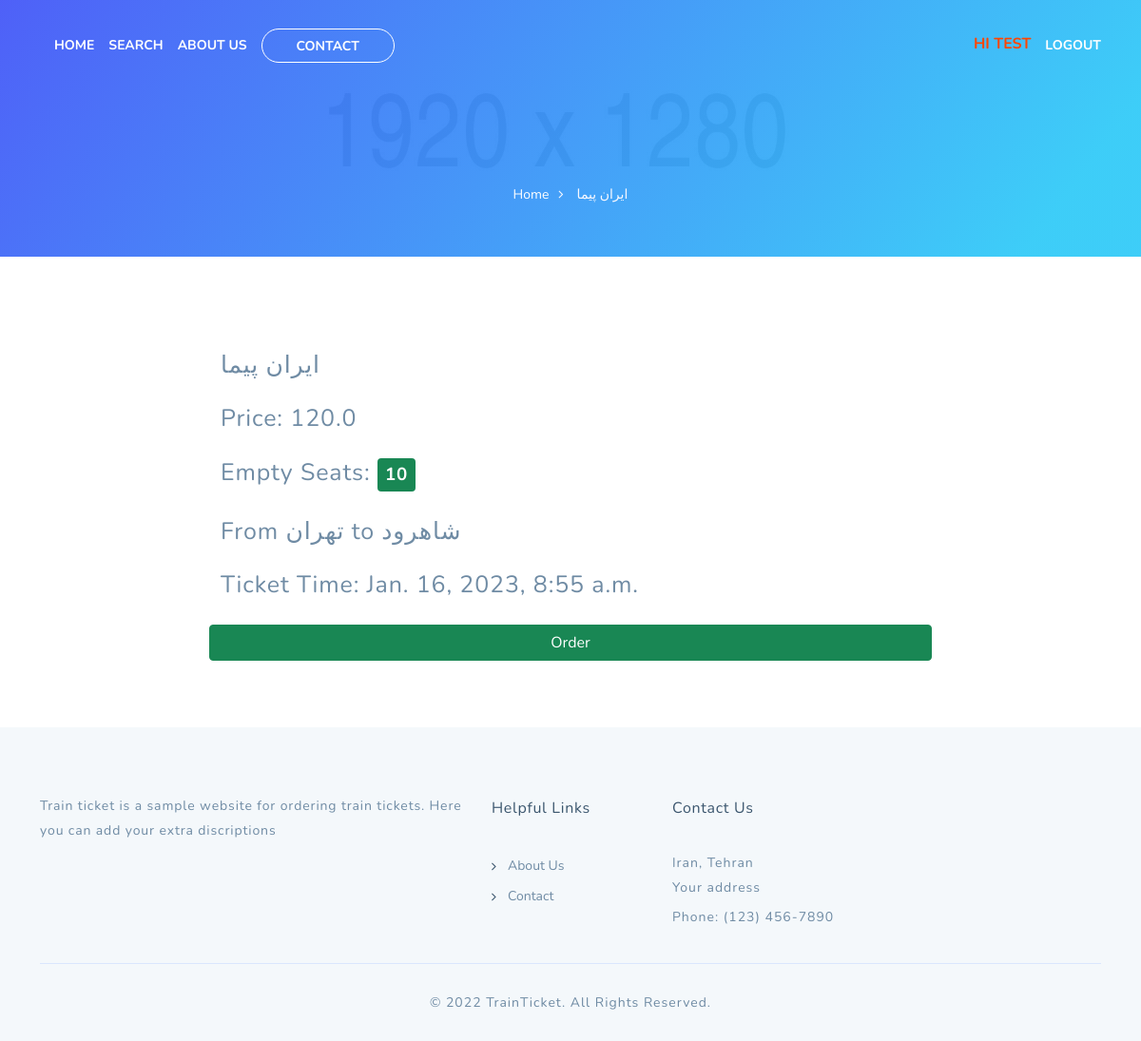
Before: /reservation/4 (signed in) with the older database file.
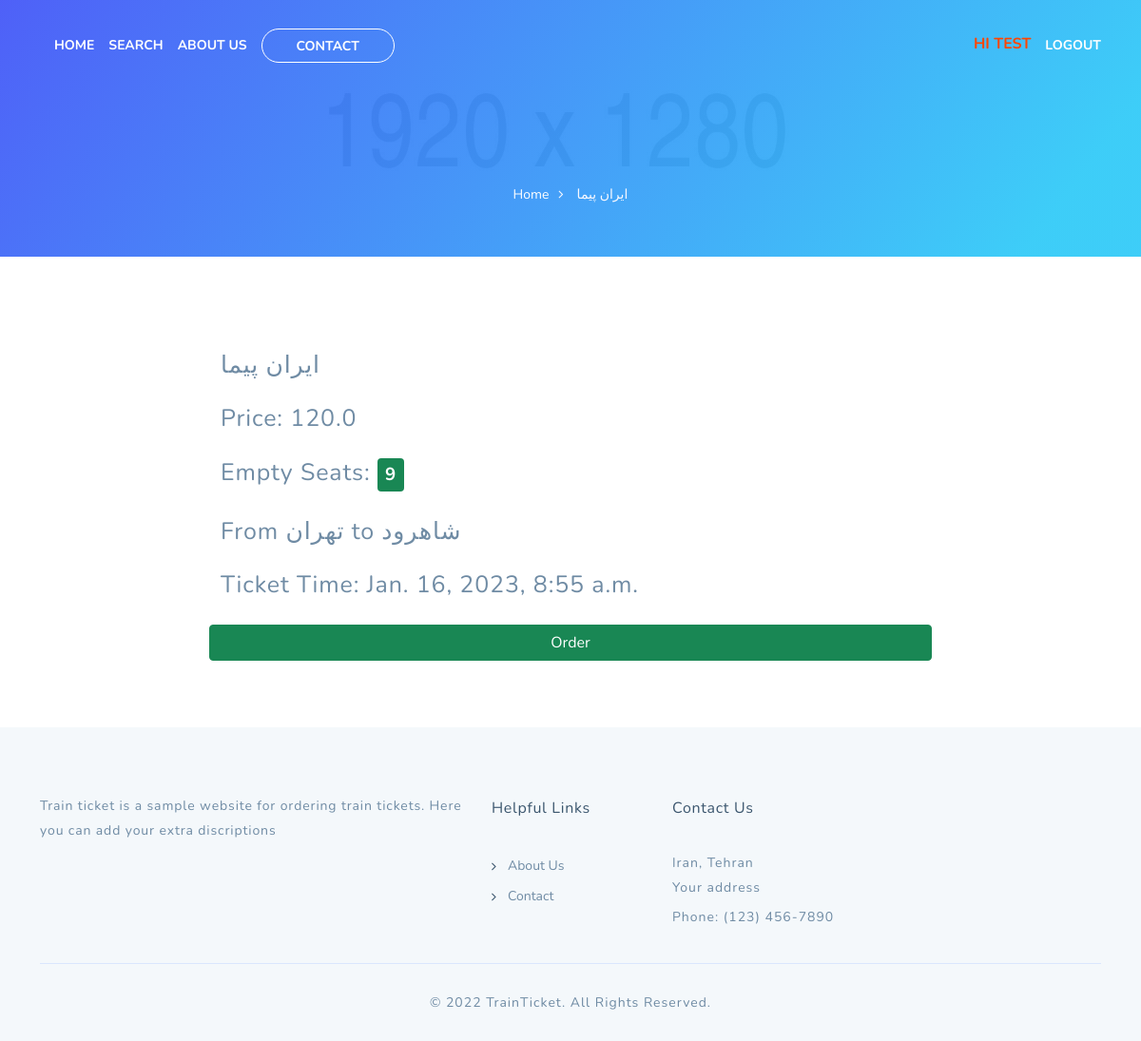
After: the same page with the newer database file.
### reservation/models.py (models this page shows, shortened)
class Train(models.Model):
    id = models.IntegerField(primary_key=True)
    name = models.CharField(max_length=50)
    source = models.CharField(max_length=50)
    destination = models.CharField(max_length=50)
    time = models.DateTimeField()
    price = models.FloatField(default=120)
    seats_available = models.IntegerField()
    image = models.ImageField(upload_to='photos/tickets', null=True, blank=True)
    bookers = models.ManyToManyField(User)

### reservation/views.py (the view)
# urls.py: path('<train_id>', views.get_train, name="train_id"),
def get_train(request, train_id):
    context = {}
    try:
        if not request.user.is_authenticated:
            messages.warning(request, "You must login first to see this train info.")
            return redirect('loginform')
        train = Train.objects.get(pk=train_id)
        context['train'] = train
    except Train.DoesNotExist:
        messages.error(request, "No such train or ticket!")
    except Exception as ex:
        messages.error(request, ex.__str__())
    return render(request, 'ticket/train.html', context)

### templates/ticket/train.html (shortened to what this page needs)
{% extends 'layout.html' %}
{% load static %}
{% block page %}
<section class="page">
		<div class="cover" data-image="assets/images/photos/parallax.jpg">
			<div class="page-top">
				<div class="container">
					<div class="row">
                        <div class="col-lg-12">
                            <ol class="breadcrumb">
                                <li><a href="{% url 'home' %}">Home</a></li>
                                <li class="active">{{ train.name }}</li>
                            </ol>
                        </div>
					</div>
				</div>
			</div>
		</div>
		<div class="page-bottom pbottom-70">
			<div class="container">
				<div class="row">
					<div class="col-lg-8 col-md-12 col-sm-12 mx-auto">
                        <div class="row">
                            <div class="train-item text-left">
                                <p class="train-item-title" style="font-size:25px !important;">{{ train.name }}</p>
                                <p class="train-item-title" style="font-size:25px !important;"> Price: {{ train.price }}</p>
                                <p class="train-item-title" style="font-size:25px !important;"> Empty Seats:
                                    {% if train.seats_available >= 2 %}
                                        <span class="badge bg-success p-2">{{ train.seats_available }}</span>
                                    {% elif train.seats_available == 1 %}
                                        <span class="badge bg-warning p-2">{{ train.seats_available }}</span>
                                    {% else %}
                                        <span class="badge  bg-danger p-2"> 0 </span>
                                    {% endif %}
                                </p>
                                <p class="train-item-title" style="font-size:25px !important;"> From  {{ train.source }} to {{ train.destination }}</p>
                                <p class="train-item-title" style="font-size:25px !important;"> Ticket Time: {{ train.time }}</p>
                            </div>
                            <form action="{% url 'book' %}" method="post">
                                <div class="row">
                                    {% if train.seats_available %}
                                        <button class="btn btn-large btn-block btn-success" type="submit" name="order">Order</button>
                                    {% else %}
                                        <button disabled="true" class="btn btn-large btn-block btn-secondary" type="submit" name="order">Order</button>
                                    {% endif %}
                        </div>
					</div>
				</div>
			</div>
		</div>
	</section>
{% endblock %}

### templates/layout.html (shortened to what this page needs)
{% load static %}
<!DOCTYPE html>
<html lang="en">
    <head>
        <link
            href="{% static 'css/bootstrap.min.css' %}"
            rel="stylesheet"
            type="text/css"
        />
        <link
            href="{% static 'css/font-awesome.min.css' %}"
            rel="stylesheet"
            type="text/css"
        />
        <link href="{% static 'css/style.css' %}" rel="stylesheet" type="text/css" />
    </head>
    <body>
    {% include 'common/top.html' %}
	{% block page %}
    {% endblock %}
	{% include 'common/footer.html' %}
</body>
</html>

### templates/common/top.html (shortened to what this page needs)
<header class="header-area">
    <div class="container">
        <div class="row">
            <div class="col-lg-12">
                <nav class="main-nav" >
                    <ul class="nav" style="float: right">
                        {% if user.id is None %}
                            <li><a href="{% url 'registerform' %}">REGISTER</a></li>
                            <li><a href="{% url 'loginform' %}">LOGIN</a></li>
                        {% else %}
                            <li style="color:orangered; font-weight: bolder" class="mt-1">HI {{ user.username | upper}}</li>
                            <li><a href="{% url 'logout' %}">LOGOUT</a></li>
                        {% endif %}
                    </ul>
                    <ul class="nav" style="float: left">
                        <li><a href="{% url 'home' %}">HOME</a></li>
                        <li><a href="{% url 'search-form' %}">SEARCH</a></li>
                        <li><a href="{% url 'about-us' %}">ABOUT US</a></li>
                        <li>
                            <a href="{% url 'contact-us' %}" class="btn-nav-line {%if request.path == '/contact/'%}btn-nav-line-selected{%endif%}">CONTACT</a>
                        </li>
                    </ul>
                </nav>
            </div>
        </div>
    </div>
</header>

### templates/common/footer.html
<footer>
		<div class="container">
			<div class="row">
				<div class="col-lg-5 col-md-12 col-sm-12">
					<div class="text">
						Train ticket is a sample website for ordering train
						tickets. Here you can add your extra discriptions
					</div>
				</div>
				<div class="col-lg-2 col-md-4 col-sm-6 col-6">
					<h5>Helpful Links</h5>
					<ul class="footer-nav">
						<li>
							<a href="{% url 'about-us' %}">
                                <i class="fa fa-angle-right"></i>
                                <span>About Us</span>
                            </a>
						</li>
						<li>
							<a href="{% url 'contact-us' %}">
                                <i class="fa fa-angle-right"></i>
                                <span>Contact</span>
                            </a>
						</li>
					</ul>
				</div>
				<div class="col-lg-3 col-md-4 col-sm-12">
					<h5>Contact Us</h5>
					<div class="address">
						<p>Iran, Tehran<br />Your address</p>
						<p>Phone: (123) 456-7890</p>
					</div>
				</div>
			</div>
			<div class="row">
				<div class="col-lg-12">
					<p class="copyright">
						© 2022 TrainTicket. All Rights Reserved.
					</p>
				</div>
			</div>
		</div>
	</footer>

Changed rows visible on the page:
changed Train "ایران پیما": seats_available "10" → "9"
